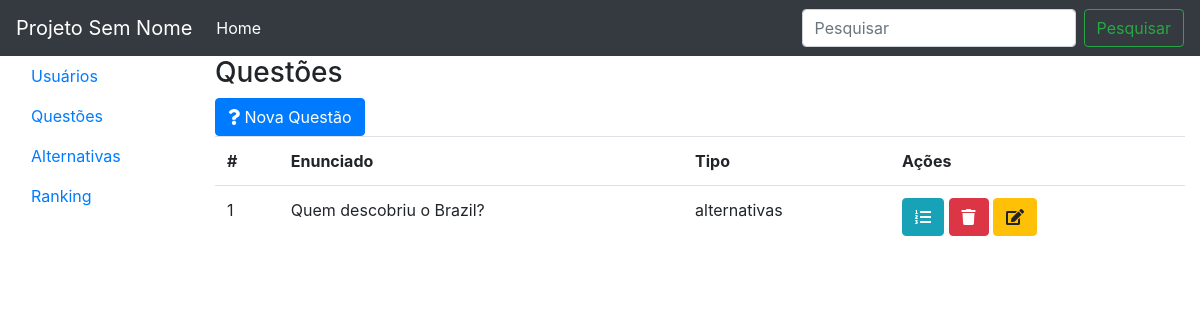
Page /projeto/questoes.php on the earlier database version.
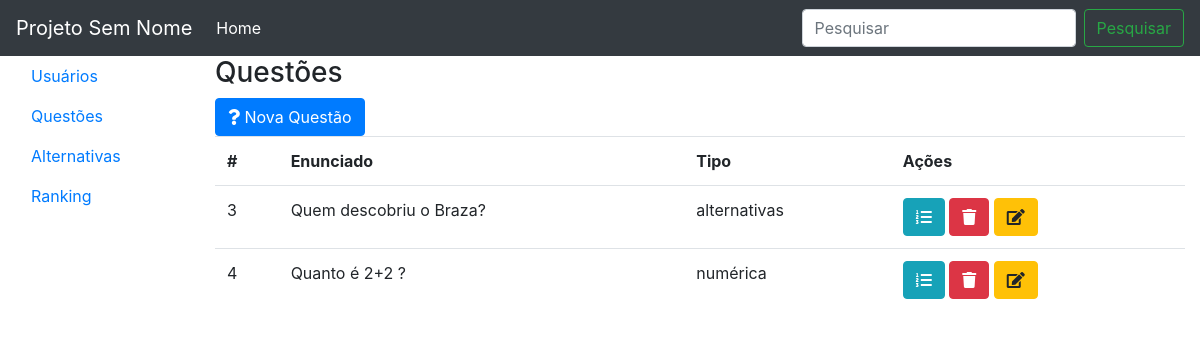
Same page on the later database version.
### tables this page shows
CREATE TABLE `questoes` (
  `idQuestao` int(11) NOT NULL,
  `enunciado` varchar(200) NOT NULL,
  `tipo` varchar(200) NOT NULL
);

### projeto/QuestoesDAO.php (called while the page is built, shortened)
<?php
class QuestoesDAO{
	private $con;
	function __construct(){
		$this->con = mysqli_connect("localhost", "root", "", "projetopw");
	}
	public function buscar(){
		$sql = "SELECT * FROM questoes";
		$rs = $this->con->query($sql);
		$lista = array();
		while ($linha = $rs->fetch_object()){
			$lista[] = $linha;
		}
		return $lista;
	}
}
?>

### projeto/questoes.php (the view, shortened to what this page needs)
<?php
include "QuestoesDAO.php";
$questoesDAO = new QuestoesDAO();
$lista = $questoesDAO->buscar();
include "cabecalho.php";
include "menu.php";
?>
			<div class="col-10">
				<h3>Questões</h3>
				<button class="btn btn-primary" data-toggle="modal" data-target="#modalnovo">
					<i class="fas fa-question"></i>
					Nova Questão
				</button>
				<table class="table">
					<tr>
						<th>#</th>
						<th>Enunciado</th>
						<th>Tipo</th>
						<th>Ações</th>
					</tr>
					<?php foreach($lista as $questao): ?>
					<tr>
						<td><?= $questao->idQuestao ?></td>
						<td><?= $questao->enunciado ?></td>
						<td><?= $questao->tipo ?></td>
						<td>
							<a class="btn btn-info" href="\alternativas?questao=<?= $questao->idQuestao ?>">
								<i class="fas fa-list-ol"></i>
							</a>
							<a class="btn btn-danger" href="QuestoesController.php?acao=apagar&id=<?= $questao->idQuestao ?>">
								<i class="fas fa-trash"></i>
							</a>
							<button class="btn btn-warning btn-editar" data-toggle="modal" data-target="#modaleditar" data-id="<?= $questao->idQuestao?>" data-enunciado="<?= $questao->enunciado ?>" data-tipo="<?= $questao->tipo ?>">
								<i class="fas fa-edit"></i>
							</button>
						</td>
					</tr>
					<?php endforeach ?>
				</table>
			</div>
		</div>
	</div>
</body>
</html>

Differences in the rows shown:
removed questoes: idQuestao "1", enunciado "Quem descobriu o Brazil?", tipo "alternativas"
added questoes: idQuestao "3", enunciado "Quem descobriu o Braza?", tipo "alternativas"
added questoes: idQuestao "4", enunciado "Quanto é 2+2 ?", tipo "numérica"
